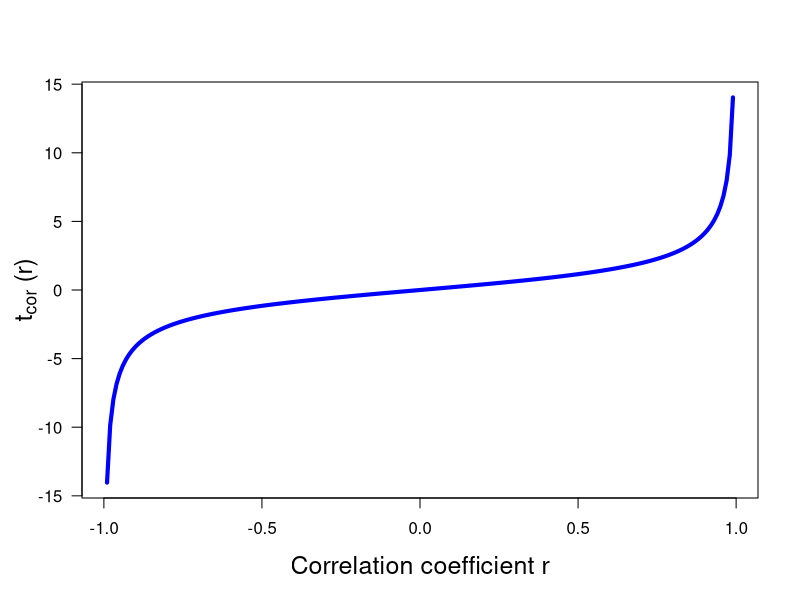

This figure's R source:
print('file: CorTestStatistic.R')
# Correlation different from zero? Test statistic t_cor (r) for n=6 
r = seq(-0.99,0.99,0.01); n = 6
tcor=r/sqrt((1-r^2)/(n-2))
# png('tcorOVERr170516.png',width=16,height=16,units='cm',res=300)
plot(r,tcor,type='l',lwd=4,col='blue',las=1,xlab='Correlation coefficient r',
     ylab='',cex.lab=1.5)
title(ylab=expression(paste(t[cor],' (r)')),line=2,cex.lab=1.5)
# dev.off()
